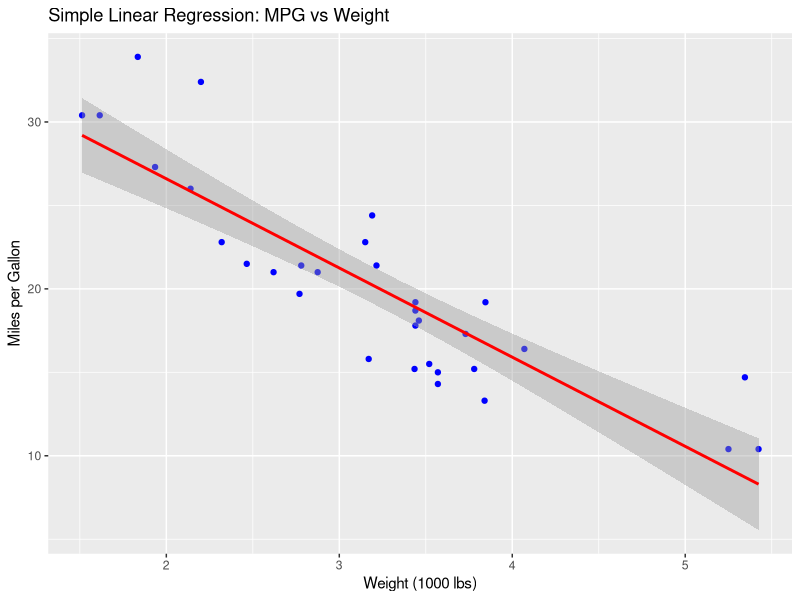
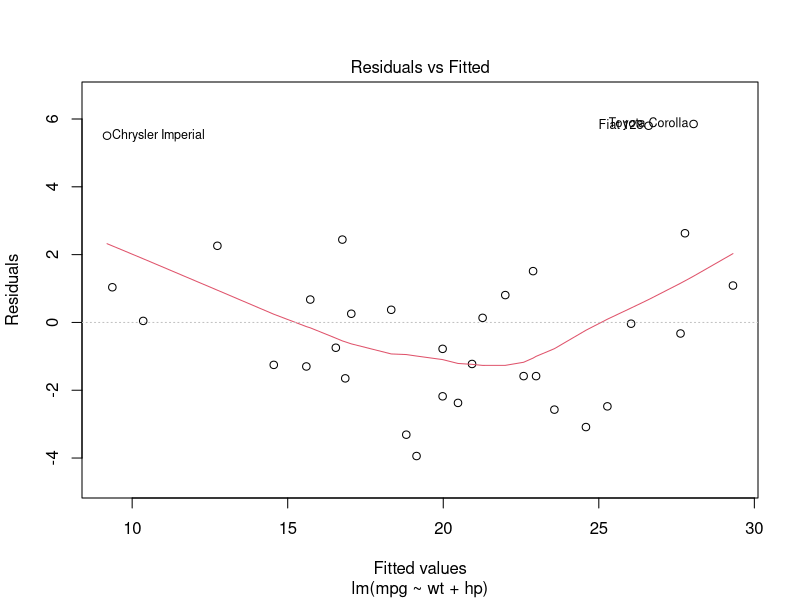
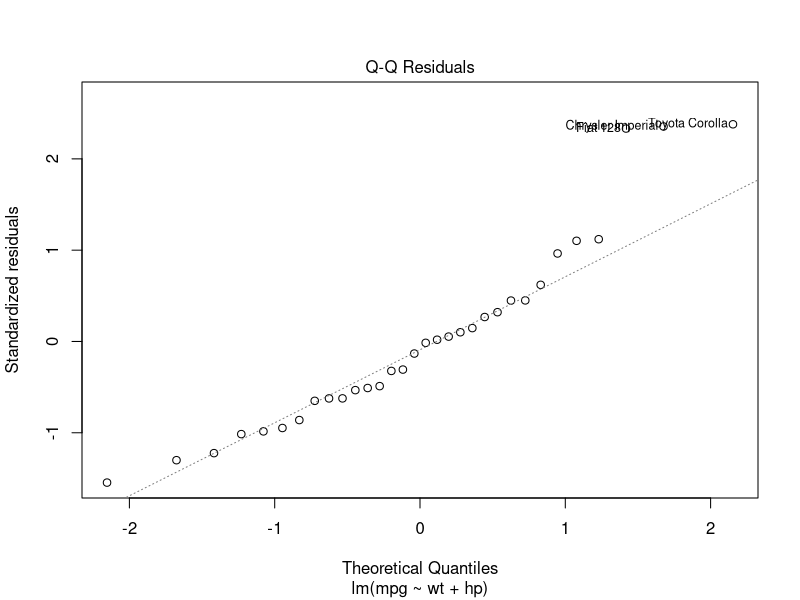

Source code (R) for these figures, in order:

library(dplyr)
library(ggplot2)

data("mtcars")
head(mtcars)

# 1. Simple Linear Regression: mpg predicted by wt
model_simple <- lm(mpg ~ wt, data = mtcars)
summary(model_simple)

# 2. Plot regression line
ggplot(mtcars, aes(x = wt, y = mpg)) +
  geom_point(color = "blue") +
  geom_smooth(method = "lm", se = TRUE, color = "red") +
  labs(
    title = "Simple Linear Regression: MPG vs Weight",
    x = "Weight (1000 lbs)",
    y = "Miles per Gallon"
  )

# 3. Multiple Linear Regression: mpg predicted by wt and hp
model_multiple <- lm(mpg ~ wt + hp, data = mtcars)
summary(model_multiple)

# 4. Residual diagnostics
plot(model_multiple, which = 1)  # Residuals vs Fitted
plot(model_multiple, which = 2)  # Normal Q-Q plot
